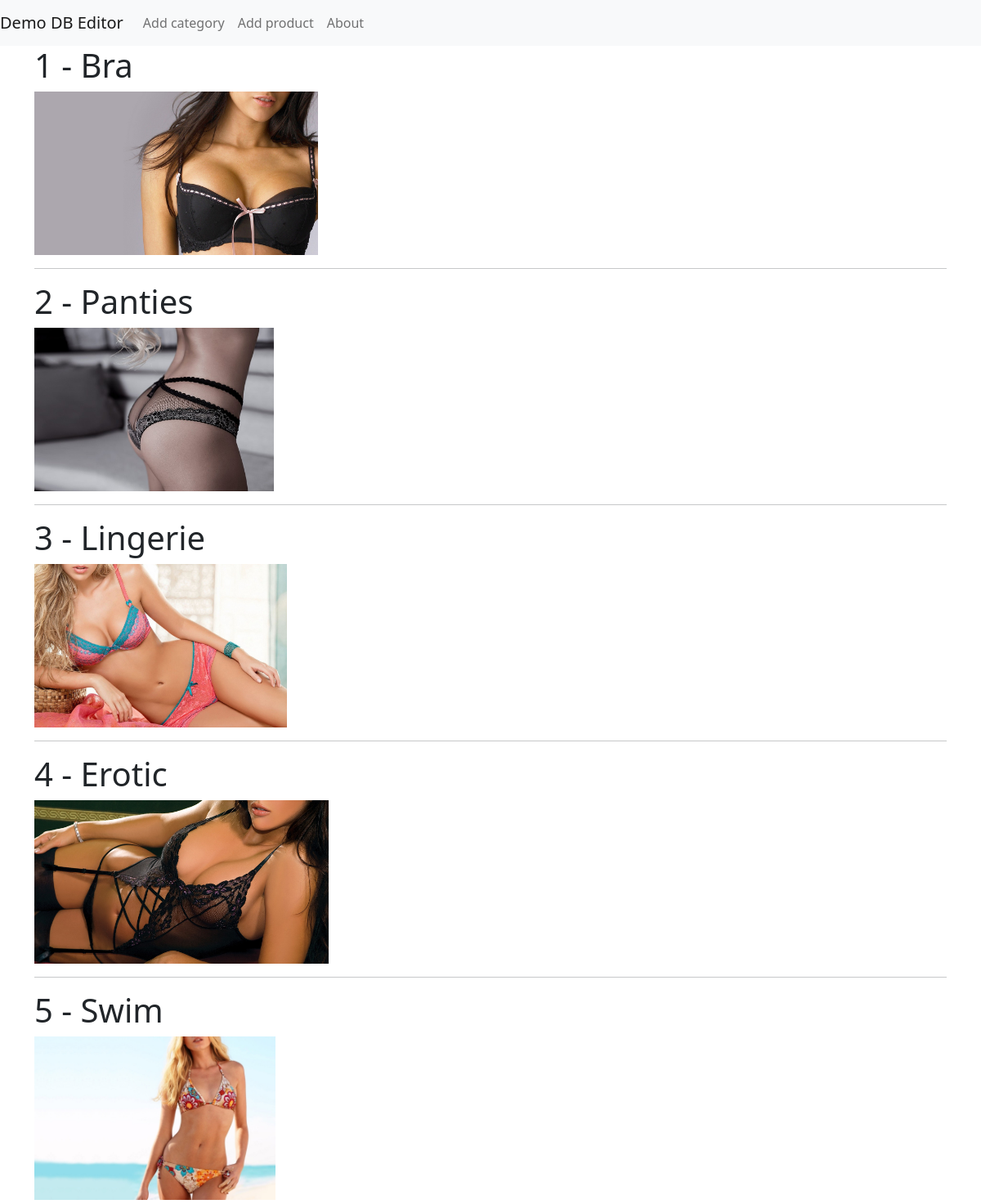
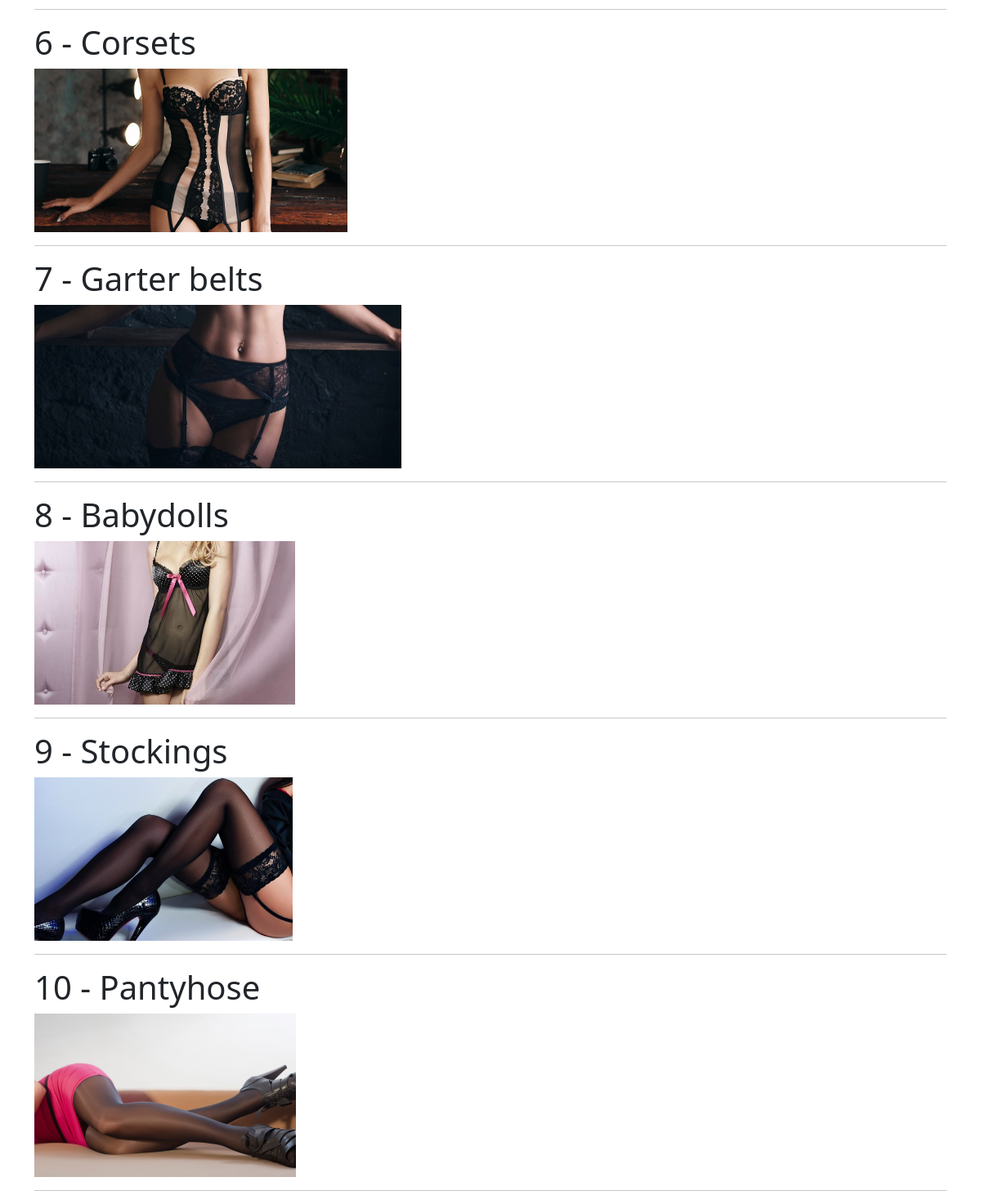
The page /categories on the database its author committed (2 pictures, top to bottom).
### tables this page shows
CREATE TABLE categories (id INTEGER PRIMARY KEY AUTOINCREMENT NOT NULL, name TEXT NOT NULL, image_path TEXT NOT NULL, created_at INTEGER NOT NULL DEFAULT 0);

### app.py (the view)
@app.route("/categories")
def categories():
    data = db.get_categories()
    return render_template("categories.html", categories=data)

### db.py (called while the page is built)
def get_db_connection():
    conn = sqlite3.connect("passionwoman.db")
    conn.row_factory = sqlite3.Row
    return conn

def get_categories():
    conn = get_db_connection()
    categories = conn.execute("SELECT * FROM categories").fetchall()
    conn.close()
    return categories

### templates/categories.html (shortened to what this page needs)
{% extends 'base.html' %}
{% block content %}
    {% for category in categories %}
        <h1>{{ category['id'] }} - {{ category['name'] }}</h1>
        <img src="{{ category['image_path'] }}" alt="{{ category['image_path'] }}" height="200"/>
        <hr/>
    {% endfor %}
{% endblock %}

### templates/base.html (shortened to what this page needs)
<!doctype html>
<html lang="en">
  <head>
    <link href="https://cdn.jsdelivr.net/npm/bootstrap@5.0.2/dist/css/bootstrap.min.css" rel="stylesheet">
  </head>
  <body>
    <nav class="navbar navbar-expand-md navbar-light bg-light">
        <a class="navbar-brand" href="{{ url_for('index')}}">Demo DB Editor</a>
        <div class="collapse navbar-collapse" id="navbarNav">
            <ul class="navbar-nav">
                <li class="nav-item active">
                    <a class="nav-link" href="categories/new">Add category</a>
                </li>
                <li class="nav-item active">
                    <a class="nav-link" href="products/new">Add product</a>
                </li>
                <li class="nav-item active">
                    <a class="nav-link" href="#">About</a>
                </li>
            </ul>
        </div>
    </nav>
    <div class="container">
        {% block content %} {% endblock %}
    </div>
  </body>
</html>

### rows shown on the page
categories: id "1", name "Bra", image_path (picture)
categories: id "2", name "Panties", image_path (picture)
categories: id "3", name "Lingerie", image_path (picture)
categories: id "4", name "Erotic", image_path (picture)
categories: id "5", name "Swim", image_path (picture)
categories: id "6", name "Corsets", image_path (picture)
categories: id "7", name "Garter belts", image_path (picture)
categories: id "8", name "Babydolls", image_path (picture)
categories: id "9", name "Stockings", image_path (picture)
categories: id "10", name "Pantyhose", image_path (picture)
